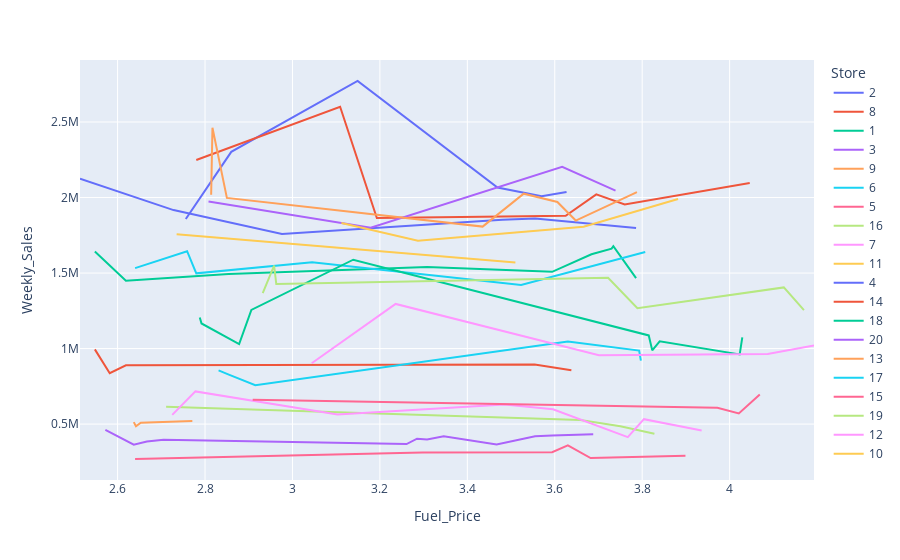

The notebook cell this image was saved under:
### Code cell
fig = px.line(df.sort_values(by='Fuel_Price', ascending=True), x = "Fuel_Price", y = "Weekly_Sales", color = 'Store' )
fig.show()

### Figure 1 — Plotly figure (JSON) as saved in the notebook; plotly's stock layout.template omitted (floating-point values rounded to 4 significant figures)
{"data": [{"hovertemplate": "Store=2<br>Fuel_Price=%{x}<br>Weekly_Sales=%{y}<extra></extra>", "legendgroup": "2", "line": {"color": "#636efa", "dash": "solid"}, "marker": {"symbol": "circle"}, "mode": "lines", "name": "2", "orientation": "v", "showlegend": true, "type": "scatter", "x": [2.514, 2.728, 2.976, 3.48, 3.555, 3.786, null, null], "xaxis": "x", "y": [2124000.0, 1917000.0, 1758000.0, 1853000.0, 1862000.0, 1798000.0, 2433000.0, 1800000.0], "yaxis": "y"}, {"hovertemplate": "Store=8<br>Fuel_Price=%{x}<br>Weekly_Sales=%{y}<extra></extra>", "legendgroup": "8", "line": {"color": "#EF553B", "dash": "solid"}, "marker": {"symbol": "circle"}, "mode": "lines", "name": "8", "orientation": "v", "showlegend": true, "type": "scatter", "x": [2.548, 2.582, 2.619, 3.554, 3.638, null], "xaxis": "x", "y": [994800.0, 836700.0, 888800.0, 895100.0, 856800.0, 860300.0], "yaxis": "y"}, {"hovertemplate": "Store=1<br>Fuel_Price=%{x}<br>Weekly_Sales=%{y}<extra></extra>", "legendgroup": "1", "line": {"color": "#00cc96", "dash": "solid"}, "marker": {"symbol": "circle"}, "mode": "lines", "name": "1", "orientation": "v", "showlegend": true, "type": "scatter", "x": [2.548, 2.619, 2.854, 3.308, 3.594, 3.684, 3.73, 3.734, 3.786], "xaxis": "x", "y": [1642000.0, 1449000.0, 1494000.0, 1539000.0, 1508000.0, 1624000.0, 1662000.0, 1677000.0, 1466000.0], "yaxis": "y"}, {"hovertemplate": "Store=3<br>Fuel_Price=%{x}<br>Weekly_Sales=%{y}<extra></extra>", "legendgroup": "3", "line": {"color": "#ab63fa", "dash": "solid"}, "marker": {"symbol": "circle"}, "mode": "lines", "name": "3", "orientation": "v", "showlegend": true, "type": "scatter", "x": [2.572, 2.637, 2.667, 2.705, 3.261, 3.285, 3.308, 3.346, 3.467, 3.555, 3.594, 3.688], "xaxis": "x", "y": [461600.0, 364100.0, 384200.0, 397000.0, 367400.0, 403300.0, 398800.0, 419500.0, 365200.0, 418900.0, 424500.0, 432000.0], "yaxis": "y"}, {"hovertemplate": "Store=9<br>Fuel_Price=%{x}<br>Weekly_Sales=%{y}<extra></extra>", "legendgroup": "9", "line": {"color": "#FFA15A", "dash": "solid"}, "marker": {"symbol": "circle"}, "mode": "lines", "name": "9", "orientation": "v", "showlegend": true, "type": "scatter", "x": [2.637, 2.642, 2.653, 2.771], "xaxis": "x", "y": [513100.0, 485400.0, 509300.0, 519800.0], "yaxis": "y"}, {"hovertemplate": "Store=6<br>Fuel_Price=%{x}<br>Weekly_Sales=%{y}<extra></extra>", "legendgroup": "6", "line": {"color": "#19d3f3", "dash": "solid"}, "marker": {"symbol": "circle"}, "mode": "lines", "name": "6", "orientation": "v", "showlegend": true, "type": "scatter", "x": [2.64, 2.759, 2.78, 3.045, 3.523, 3.807], "xaxis": "x", "y": [1532000.0, 1644000.0, 1498000.0, 1572000.0, 1420000.0, 1639000.0], "yaxis": "y"}, {"hovertemplate": "Store=5<br>Fuel_Price=%{x}<br>Weekly_Sales=%{y}<extra></extra>", "legendgroup": "5", "line": {"color": "#FF6692", "dash": "solid"}, "marker": {"symbol": "circle"}, "mode": "lines", "name": "5", "orientation": "v", "showlegend": true, "type": "scatter", "x": [2.64, 3.297, 3.594, 3.63, 3.682, 3.899, null, null], "xaxis": "x", "y": [268900.0, 311900.0, 313400.0, 359200.0, 275100.0, 290900.0, 298700.0, 301800.0], "yaxis": "y"}, {"hovertemplate": "Store=16<br>Fuel_Price=%{x}<br>Weekly_Sales=%{y}<extra></extra>", "legendgroup": "16", "line": {"color": "#B6E880", "dash": "solid"}, "marker": {"symbol": "circle"}, "mode": "lines", "name": "16", "orientation": "v", "showlegend": true, "type": "scatter", "x": [2.711, 3.659, 3.75, 3.828], "xaxis": "x", "y": [614300.0, 526500.0, 485100.0, 435400.0], "yaxis": "y"}, {"hovertemplate": "Store=7<br>Fuel_Price=%{x}<br>Weekly_Sales=%{y}<extra></extra>", "legendgroup": "7", "line": {"color": "#FF97FF", "dash": "solid"}, "marker": {"symbol": "circle"}, "mode": "lines", "name": "7", "orientation": "v", "showlegend": true, "type": "scatter", "x": [2.725, 2.778, 3.103, 3.485, 3.596, 3.767, 3.804, 3.936], "xaxis": "x", "y": [561100.0, 716400.0, 563500.0, 630000.0, 597900.0, 414100.0, 532700.0, 457300.0], "yaxis": "y"}, {"hovertemplate": "Store=11<br>Fuel_Price=%{x}<br>Weekly_Sales=%{y}<extra></extra>", "legendgroup": "11", "line": {"color": "#FECB52", "dash": "solid"}, "marker": {"symbol": "circle"}, "mode": "lines", "name": "11", "orientation": "v", "showlegend": true, "type": "scatter", "x": [2.735, 3.51, null], "xaxis": "x", "y": [1757000.0, 1570000.0, 1244000.0], "yaxis": "y"}, {"hovertemplate": "Store=4<br>Fuel_Price=%{x}<br>Weekly_Sales=%{y}<extra></extra>", "legendgroup": "4", "line": {"color": "#636efa", "dash": "solid"}, "marker": {"symbol": "circle"}, "mode": "lines", "name": "4", "orientation": "v", "showlegend": true, "type": "scatter", "x": [2.756, 2.86, 3.149, 3.469, 3.57, 3.627], "xaxis": "x", "y": [1858000.0, 2303000.0, 2771000.0, 2067000.0, 2008000.0, 2036000.0], "yaxis": "y"}, {"hovertemplate": "Store=14<br>Fuel_Price=%{x}<br>Weekly_Sales=%{y}<extra></extra>", "legendgroup": "14", "line": {"color": "#EF553B", "dash": "solid"}, "marker": {"symbol": "circle"}, "mode": "lines", "name": "14", "orientation": "v", "showlegend": true, "type": "scatter", "x": [2.78, 3.109, 3.193, 3.625, 3.695, 3.76, 4.046, null, null], "xaxis": "x", "y": [2249000.0, 2601000.0, 1865000.0, 1879000.0, 2021000.0, 1954000.0, 2096000.0, 2077000.0, 2096000.0], "yaxis": "y"}, {"hovertemplate": "Store=18<br>Fuel_Price=%{x}<br>Weekly_Sales=%{y}<extra></extra>", "legendgroup": "18", "line": {"color": "#00cc96", "dash": "solid"}, "marker": {"symbol": "circle"}, "mode": "lines", "name": "18", "orientation": "v", "showlegend": true, "type": "scatter", "x": [2.788, 2.792, 2.878, 2.906, 3.139, 3.815, 3.823, 3.84, 4.023, 4.029], "xaxis": "x", "y": [1205000.0, 1166000.0, 1030000.0, 1256000.0, 1588000.0, 1087000.0, 988200.0, 1048000.0, 961200.0, 1074079], "yaxis": "y"}, {"hovertemplate": "Store=20<br>Fuel_Price=%{x}<br>Weekly_Sales=%{y}<extra></extra>", "legendgroup": "20", "line": {"color": "#ab63fa", "dash": "solid"}, "marker": {"symbol": "circle"}, "mode": "lines", "name": "20", "orientation": "v", "showlegend": true, "type": "scatter", "x": [2.808, 3.179, 3.617, 3.739, null], "xaxis": "x", "y": [1973000.0, 1800000.0, 2204000.0, 2046000.0, 1790000.0], "yaxis": "y"}, {"hovertemplate": "Store=13<br>Fuel_Price=%{x}<br>Weekly_Sales=%{y}<extra></extra>", "legendgroup": "13", "line": {"color": "#FFA15A", "dash": "solid"}, "marker": {"symbol": "circle"}, "mode": "lines", "name": "13", "orientation": "v", "showlegend": true, "type": "scatter", "x": [2.814, 2.817, 2.85, 3.435, 3.529, 3.606, 3.648, 3.788, null], "xaxis": "x", "y": [2018000.0, 2461000.0, 1997000.0, 1808000.0, 2026000.0, 1970000.0, 1847000.0, 2035000.0, 1812000.0], "yaxis": "y"}, {"hovertemplate": "Store=17<br>Fuel_Price=%{x}<br>Weekly_Sales=%{y}<extra></extra>", "legendgroup": "17", "line": {"color": "#19d3f3", "dash": "solid"}, "marker": {"symbol": "circle"}, "mode": "lines", "name": "17", "orientation": "v", "showlegend": true, "type": "scatter", "x": [2.831, 2.841, 2.853, 2.915, 3.63, 3.793, 3.797], "xaxis": "x", "y": [855500.0, 845300.0, 829200.0, 757700.0, 1047000.0, 986900.0, 919900.0], "yaxis": "y"}, {"hovertemplate": "Store=15<br>Fuel_Price=%{x}<br>Weekly_Sales=%{y}<extra></extra>", "legendgroup": "15", "line": {"color": "#FF6692", "dash": "solid"}, "marker": {"symbol": "circle"}, "mode": "lines", "name": "15", "orientation": "v", "showlegend": true, "type": "scatter", "x": [2.909, 3.972, 4.021, 4.069], "xaxis": "x", "y": [660800.0, 607500.0, 570600.0, 695400.0], "yaxis": "y"}, {"hovertemplate": "Store=19<br>Fuel_Price=%{x}<br>Weekly_Sales=%{y}<extra></extra>", "legendgroup": "19", "line": {"color": "#B6E880", "dash": "solid"}, "marker": {"symbol": "circle"}, "mode": "lines", "name": "19", "orientation": "v", "showlegend": true, "type": "scatter", "x": [2.932, 2.958, 2.963, 3.722, 3.789, 4.124, 4.17, null], "xaxis": "x", "y": [1366000.0, 1549000.0, 1427000.0, 1468000.0, 1267000.0, 1405000.0, 1255000.0, 1467000.0], "yaxis": "y"}, {"hovertemplate": "Store=12<br>Fuel_Price=%{x}<br>Weekly_Sales=%{y}<extra></extra>", "legendgroup": "12", "line": {"color": "#FF97FF", "dash": "solid"}, "marker": {"symbol": "circle"}, "mode": "lines", "name": "12", "orientation": "v", "showlegend": true, "type": "scatter", "x": [3.044, 3.236, 3.701, 4.087, 4.193], "xaxis": "x", "y": [903100.0, 1296000.0, 955900.0, 964300.0, 1021000.0], "yaxis": "y"}, {"hovertemplate": "Store=10<br>Fuel_Price=%{x}<br>Weekly_Sales=%{y}<extra></extra>", "legendgroup": "10", "line": {"color": "#FECB52", "dash": "solid"}, "marker": {"symbol": "circle"}, "mode": "lines", "name": "10", "orientation": "v", "showlegend": true, "type": "scatter", "x": [3.112, 3.287, 3.666, 3.882, null], "xaxis": "x", "y": [1832000.0, 1714000.0, 1806000.0, 1990000.0, 1768000.0], "yaxis": "y"}], "layout": {"legend": {"title": {"text": "Store"}, "tracegroupgap": 0}, "margin": {"t": 60}, "xaxis": {"anchor": "y", "domain": [0, 1], "title": {"text": "Fuel_Price"}}, "yaxis": {"anchor": "x", "domain": [0, 1], "title": {"text": "Weekly_Sales"}}}}
